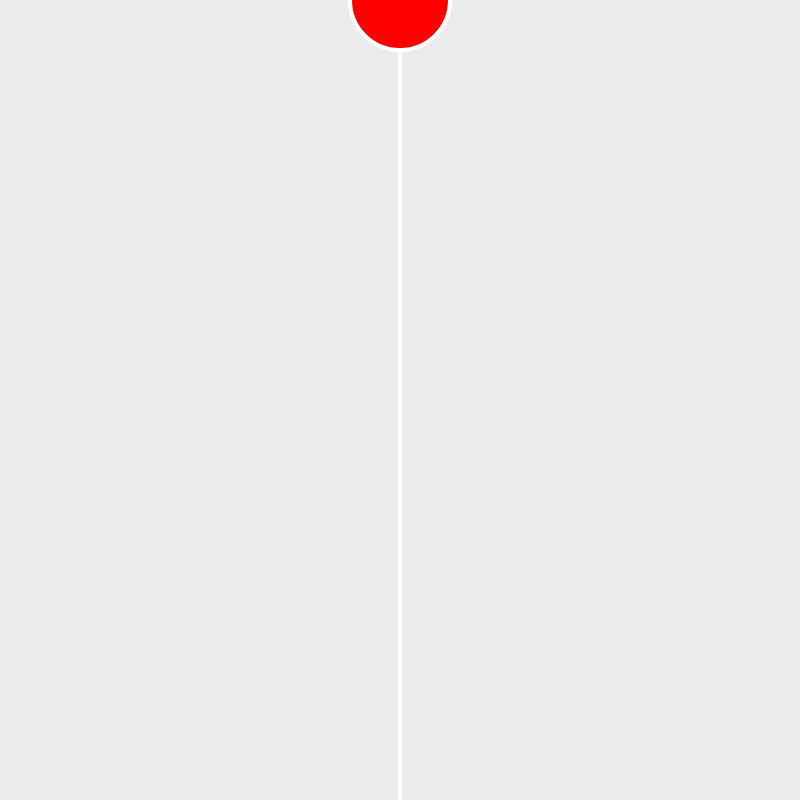
Frame 1 (no input)
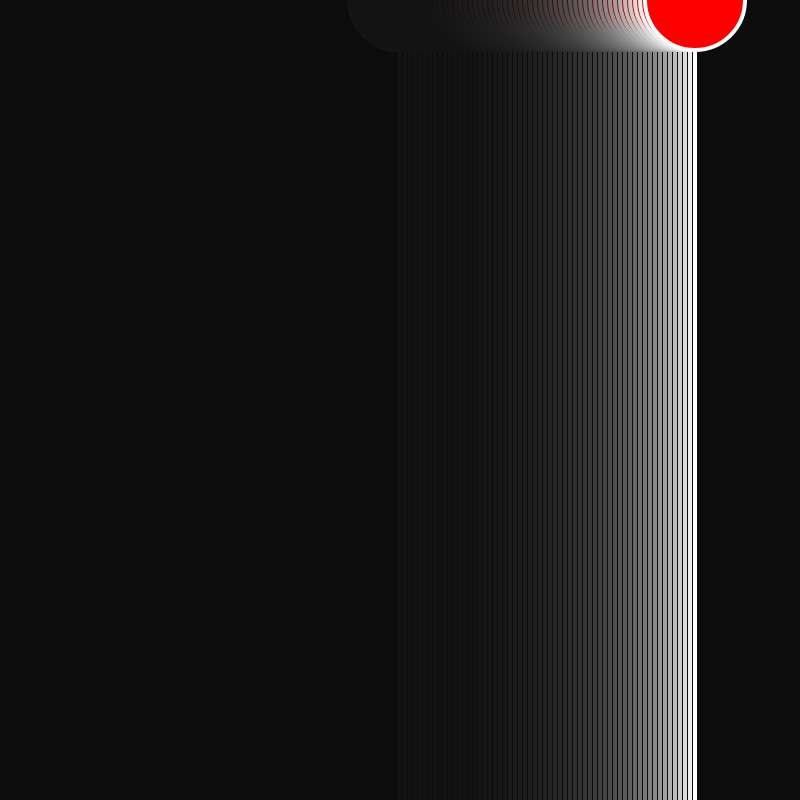
Frame 60 (no input)
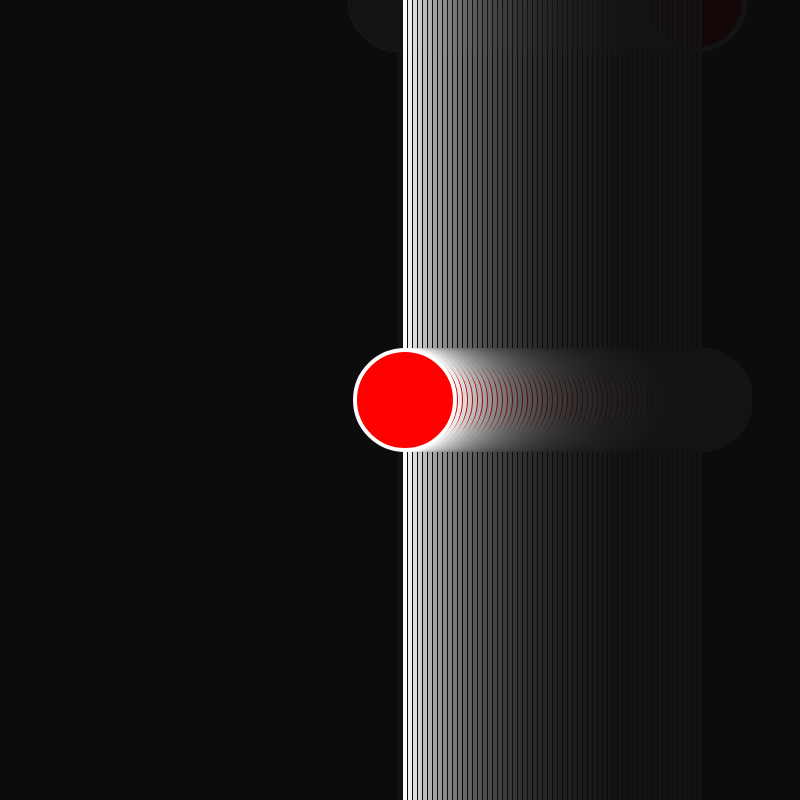
Frame 120 (the mouse pressed at the canvas centre since frame 60)

The p5.js sketch that drew these frames (run headless with seeded random() and noise() and a simulated clock; from frame 60 on, the mouse is pressed at the canvas centre):

// p5.js sketch
// ── sketch.js
console.log("I believe I can do this.. maybe..??");

let circleX = 400;
let circleY = 400;
let directionX = 1;
let speedX = 5;
let circleSize = 100;

function setup() {
  createCanvas(800, 800);
}

function draw() {
  background(20, 20, 20, 20);
  fill(255, 0, 0);
  stroke(255);
  strokeWeight(4);
  let circleY = mouseY;
  let radius = circleSize / 2;
  line(circleX, 0, circleX, height);
  circle(circleX, circleY, circleSize);
  if (circleX >= width - radius || circleX <= radius) {
    directionX = directionX * -1;
  }

  circleX = circleX + directionX * speedX;
}

function mousePressed() {
  //circleX = 0;
  directionX = directionX * -1;
}
